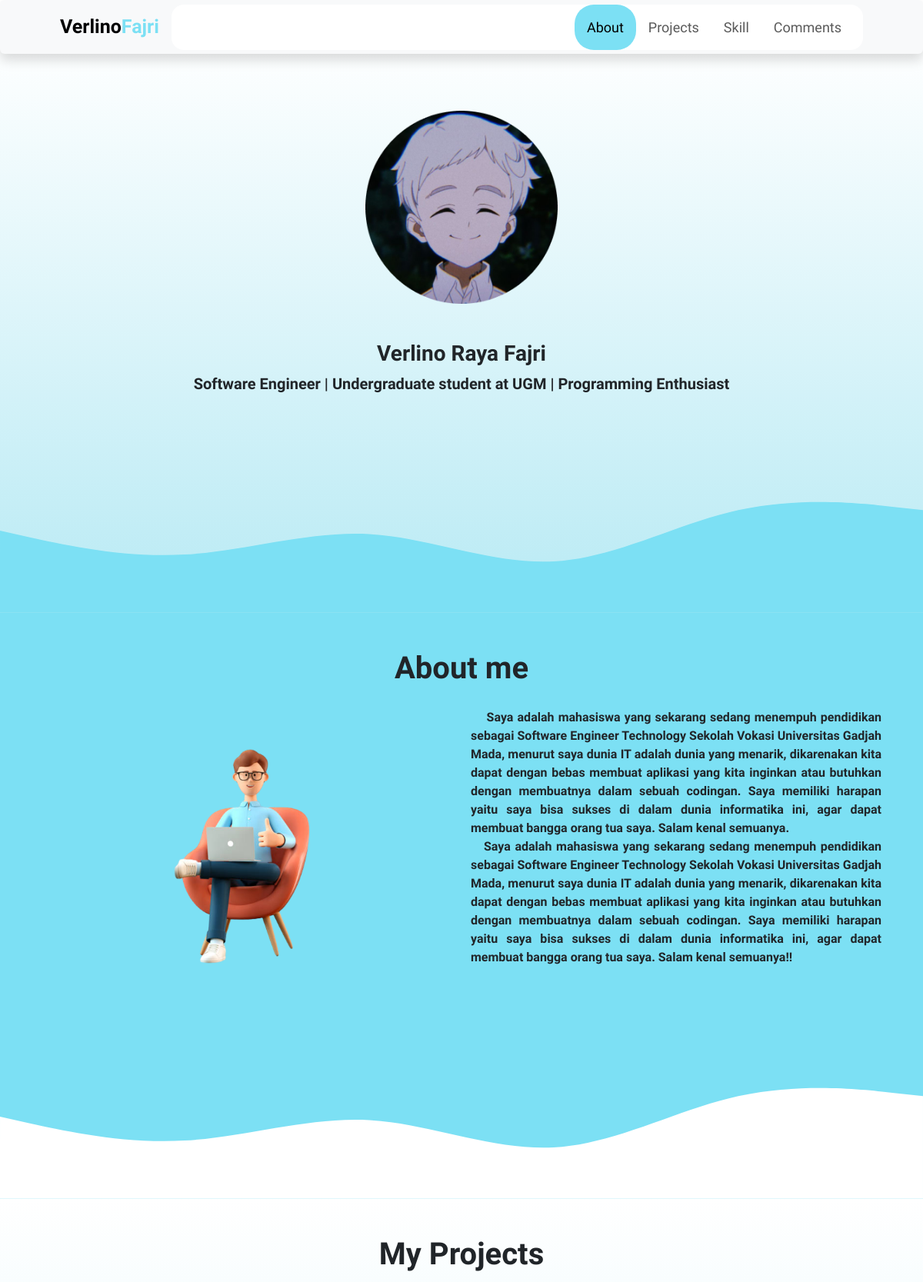
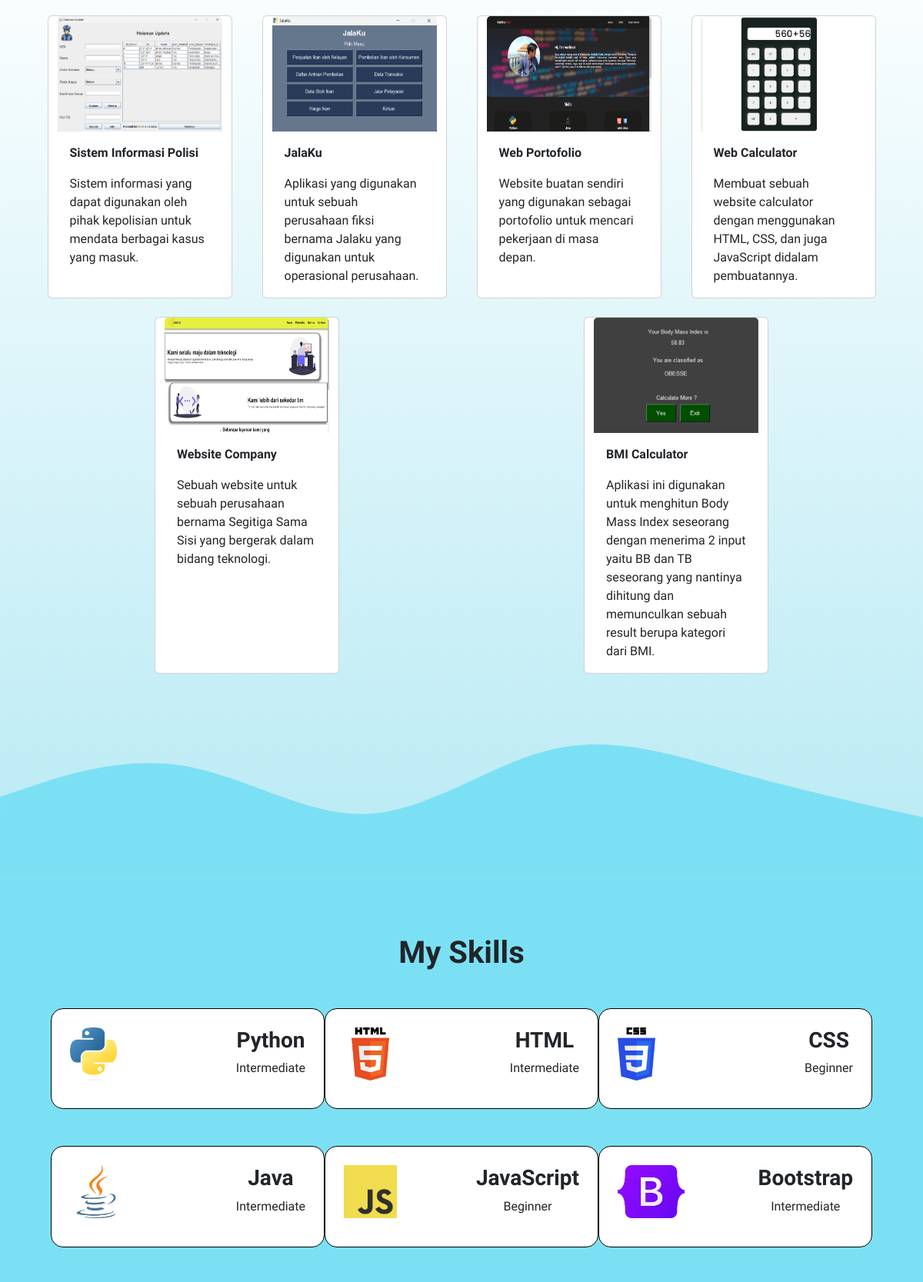
The page / (upper part) on the database its author committed (2 pictures, top to bottom).
### tables this page shows
CREATE TABLE `data_web` (
  `img` varchar(255) NOT NULL,
  `heading` varchar(255) NOT NULL,
  `description` text NOT NULL
);

CREATE TABLE `skill_data` (
  `img` varchar(255) NOT NULL,
  `languages` varchar(255) NOT NULL,
  `skill` text NOT NULL
);

### index.php (the view, shortened to what this page needs)
<!DOCTYPE html>
<html lang="en">
<head>
    <link href="https://cdn.jsdelivr.net/npm/bootstrap@5.3.0-alpha3/dist/css/bootstrap.min.css" rel="stylesheet"
 />
    <link rel="stylesheet" href="./style.css" />
</head>
<body>
    <nav class="navbar navbar-light bg-light container-fluid navbar-expand-lg bg-light fixed-top shadow rounded">
        <div class="container-lg px-sm-5">
            <a class="navbar-brand" href="#">Verlino<span class="fajri">Fajri</span></a>
            <div class="collapse navbar-collapse align-items-center container-fluid w-100 navbar-responsive shadow-sm shadow-none rounded-4 bg-white"
                id="navbarNavAltMarkup">
                <div class="navbar-nav ms-md-auto">
                    <a id="nav-about" class="nav-link px-lg-3 py-sm-3 text-md-start text-center" aria-current="page"
                        href="#about-me">About</a>
                    <a class="nav-link px-lg-3 py-sm-3 text-md-start text-center" href="#my-projects">Projects</a>
                    <a class="nav-link px-lg-3 py-sm-3 text-md-start text-center" href="#skill">Skill</a>
                    <a class="nav-link px-lg-3 py-sm-3 text-md-start text-center" href="#comment">Comments</a>
                </div>
            </div>
        </div>
    </nav>
    <section id="about-me" class="jumbotron text-center p-0 pt-5 mt-5">
        <img src="src/Ellipse.png" alt="Gambar profil" width="250" class="py-5" />
        <h3 class="fw-bold">Verlino Raya Fajri</h3>
        <p class="lead fw-bold">
            Software Engineer | Undergraduate student at UGM | Programming
            Enthusiast
        </p>
    </section>
    <section class="container-fluid about-me pb-0 pt-lg-5 m-0 p-0">
        <div class="container-md p-0">
            <div class="row justify-content-sm-center m-0 justify-content-lg-around container-fluid align-items-center">
                <h1 class="text-center fw-bold">About me</h1>
                <img src="src/karakter.png" alt=""
                    class="karakter-about ms-sm-auto me-sm-auto col-sm-12 col-md-12 col-lg-4 mx-auto" />
                <p class="col-sm-12 col-md-12 col-lg-6 text-about fw-semibold">
                    &nbsp; &nbsp; Saya adalah mahasiswa yang sekarang sedang menempuh
                    pendidikan sebagai Software Engineer Technology Sekolah Vokasi
                    Universitas Gadjah Mada, menurut saya dunia IT adalah dunia yang
                    menarik, dikarenakan kita dapat dengan bebas membuat aplikasi yang
                    kita inginkan atau butuhkan dengan membuatnya dalam sebuah codingan.
                    Saya memiliki harapan yaitu saya bisa sukses di dalam dunia
                    informatika ini, agar dapat membuat bangga orang tua saya. Salam
                    kenal semuanya. <br />
                    &nbsp;&nbsp; Saya adalah mahasiswa yang sekarang sedang menempuh
                    pendidikan sebagai Software Engineer Technology Sekolah Vokasi
                    Universitas Gadjah Mada, menurut saya dunia IT adalah dunia yang
                    menarik, dikarenakan kita dapat dengan bebas membuat aplikasi yang
                    kita inginkan atau butuhkan dengan membuatnya dalam sebuah codingan.
                    Saya memiliki harapan yaitu saya bisa sukses di dalam dunia
                    informatika ini, agar dapat membuat bangga orang tua saya. Salam
                    kenal semuanya!!
                </p>
            </div>
        </div>
    </section>
    <section class="projects pt-lg-5 pb-0 container-fluid p-0">
        <div class="container">
            <div class="row d-flex align-items-center">
                <h1 class="text-center fw-bold">My Projects</h1>
            </div>
            <div
                class="row row-cols-1 row-cols-lg-4 row-cols-md-2 projects-items d-flex pt-4 justify-content-md-start justify-content-sm-center mx-sm-auto flex-sm-wrap g-4">
                <?php
                include "connect.php";
                $sql = mysqli_query($conn,"SELECT * FROM data_web");
                foreach($sql as $value){
                    echo "
                <div class='card col-sm-12 col-md-6 mx-auto d-block' style='width: 15rem'>
                    <img class='card-img-top img-fluid' src='".$value['img']."'
                        alt='Card image cap' />
                    <div class='card-body'>
                        <p class='fw-bold'>".$value['heading']."</p>
                        <p class='card-text'>
                            ".$value['description']."
                        </p>
                    </div>
                </div>";
                };
                ?>
            </div>
        </div>
    </section>
    <section class="skills pt-lg-5 pb-0 container-fluid">
        <div class="container">
            <div class="row py-4">
                <h1 class="text-center fw-bold">My Skills</h1>
            </div>
            <div class="row g-5 pt-3 px-lg-5 py-5 justify-content-md-start">
                <?php
                include "connect.php";
                $sql = mysqli_query($conn, "SELECT * FROM skill_data");
                foreach($sql as $value){
                    echo "
                <div class='border border-black bg-white p-3 col-lg-4 col-sm-12 d-flex rounded-4'>
                    <img src='".$value['img']."' class='lp-logo p-2' alt='' />
                    <div class='pl-description p-2 ms-auto'>
                        <h3 class='fw-bold'>".$value['languages']."</h3>
                        <p>".$value['skill']."</p>
                    </div>
                </div>";
                }
                ?>
            </div>
        </div>
    </section>
</body>
</html>

### style.css (style rules this page uses)
body { font-family: "Source Sans Pro", sans-serif; }
.active { background-color: #7ce0f4; border-radius: 25px; }
.fajri { color: #7ce0f4; }
.navbar { height: 70px; }
.navbar-brand { font-weight: bold; font-size: 25px; }
.navbar-nav { font-size: 18px; }
.jumbotron { padding: 2rem 1rem; }
.about-me { background-color: #7ce0f4; }
.karakter-about { width: 350px; height: auto; }
.text-about { text-align: justify; text-justify: distribute; }
.card-img-top { height: 150px; width: auto; }
.navbar-responsive { width: 100%; }
.skills { background-color: #7ce0f4; }
.lp-logo { height: 85px; width: auto; }
.pl-description { text-align: center; }
.jumbotron, .projects { background-image: linear-gradient(180deg, white, #b8eaf4); }

### rows shown on the page
data_web: img (picture), heading "Sistem Informasi Polisi", description "Sistem informasi yang dapat digunakan oleh pihak kepolisian untuk mendata berbagai kasus yang masuk."
data_web: img (picture), heading "JalaKu", description "Aplikasi yang digunakan untuk sebuah perusahaan fiksi bernama Jalaku yang digunakan untuk operasional perusahaan."
data_web: img (picture), heading "Web Portofolio", description "Website buatan sendiri yang digunakan sebagai portofolio untuk mencari pekerjaan di masa depan."
data_web: img (picture), heading "Web Calculator", description "Membuat sebuah website calculator dengan menggunakan HTML, CSS, dan juga JavaScript didalam pembuatannya."
data_web: img (picture), heading "Website Company", description "Sebuah website untuk sebuah perusahaan bernama Segitiga Sama Sisi yang bergerak dalam bidang teknologi."
data_web: img (picture), heading "BMI Calculator", description "Aplikasi ini digunakan untuk menghitun Body Mass Index seseorang dengan menerima 2 input yaitu BB dan TB seseorang yang nantinya dihitung dan memunculkan sebuah result berupa kategori dari BMI."
skill_data: img (picture), languages "Python", skill "Intermediate"
skill_data: img (picture), languages "HTML", skill "Intermediate"
skill_data: img (picture), languages "CSS", skill "Beginner"
skill_data: img (picture), languages "Java", skill "Intermediate"
skill_data: img (picture), languages "JavaScript", skill "Beginner"
skill_data: img (picture), languages "Bootstrap", skill "Intermediate"
